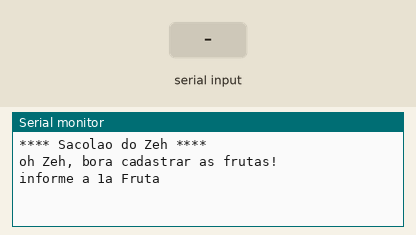
Recording of a sketch running on a simulated Arduino Uno, built with avr-gcc and run on an emulated ATmega328P. Shown: the last lines printed to the serial monitor. The test bench sets the inputs (shaded band).

Above: at 0.8 s.
0.9 s: "90,45\n" received over Serial
At 2.3 s:
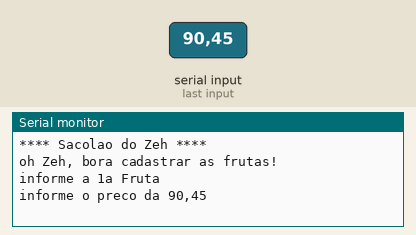
3.4 s: "5\n" received over Serial
At 5.3 s:
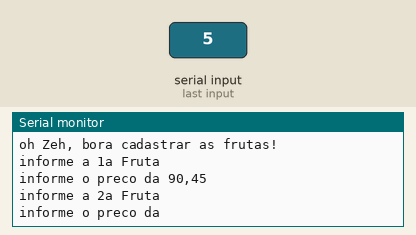

The sketch:

vetor_cadastro_de_frutas1.ino
```cpp
//Os dois são a mesma coisa se você não estcrever nada eleconta como ""
 //String frutas[6] = {"","","","","",""};
  	String frutas[6];
	float pf[6];

void setup()
{
  Serial.begin(9600);

  Serial.println("**** Sacolao do Zeh ****");
  Serial.println();

  String frutas[6]{};                  //cria um vetor de tamanho 6 vazio
  float  precos[6]{};

  Serial.println("oh Zeh, bora cadastrar as frutas!");
  Serial.println();


  for(int i = 0; i <= 5; i++) {

    Serial.println("informe a " + String(i + 1) + "a Fruta");
    while (! Serial.available());
    frutas[i] = Serial.readString();

    Serial.println("informe o preco da " + frutas[i]);
    while (! Serial.available());
    precos [i] = Serial.parseFloat();

  }

  for(int numeroFruta = 0; numeroFruta < 6; numeroFruta++ ) {
    Serial.println("a " + frutas[numeroFruta] + " custa por Kg: R$ " + precos[numeroFruta]);
    Serial.println();

  }
}


void loop()
{

}


 /*
  for(int i = 0; i <= 2; i++){
    Serial.println(String(i + 1) + "a fruta" + frutas[i]);
  }


  Serial.println("informe a 1a Fruta");
  while(!Serial.available());
 fruta = Serial.readString();
  frutas[0] = fruta;//Guarda a resposta do usuário

  Serial.println("informe a 2a Fruta");
  while(!Serial.available());
  fruta = Serial.readString();
  frutas[1] = fruta;

   Serial.println("informe a 3a Fruta");
  while(!Serial.available());
  fruta = Serial.readString();
  frutas[2] = fruta;

     Serial.println("informe a 4a Fruta");
  while(!Serial.available());
  fruta = Serial.readString();
  frutas[3] = fruta;

   Serial.println("informe a 5a Fruta");
  while(!Serial.available());
  fruta = Serial.readString();
  frutas[4] = fruta;

     Serial.println("informe a 6a Fruta");
  while(!Serial.available());
  fruta = Serial.readString();
  frutas[5] = fruta;
  */
```

Measured:
- after the input at 0.9 s, the serial monitor: prints a new line after 1.0 s (image 1)
- after the input at 3.4 s, the serial monitor: prints a new line at once (image 2)
